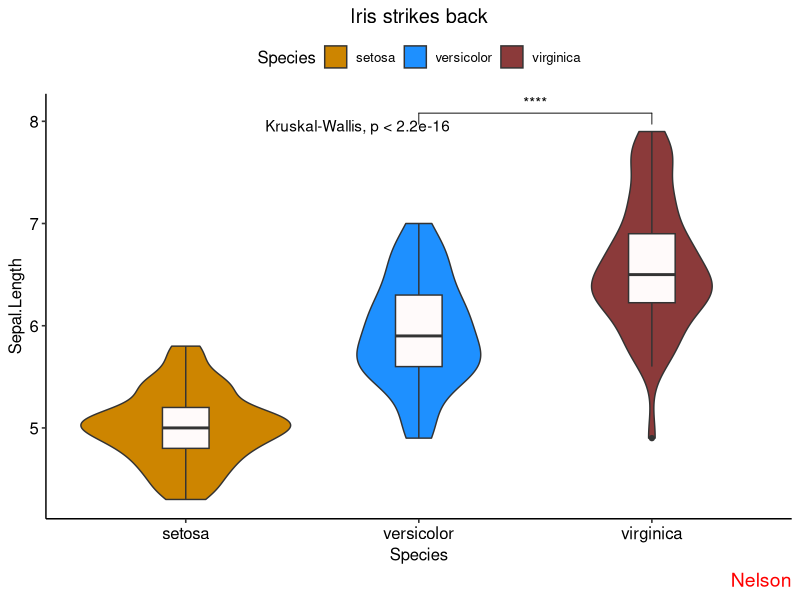

The R source for this figure:
library(tidyverse)
library(ggsignif)
library(ggpubr)
library(ggthemes) 
iris %>% 
  ggplot(aes(Species,Sepal.Length,fill=Species))+
  geom_violin(position = position_identity())+
  geom_boxplot(width=.2,position = position_identity(),fill="snow")+
  stat_compare_means(comparisons = list(c("virginica","versicolor","setosa")),  
                     label="p.signif")+
  stat_compare_means(label.x = 1.5)+
  scale_fill_manual(values = c("orange3","dodgerblue","indianred4"))+
  theme_pubr()+
  ggtitle("Iris strikes back")+labs(caption="Nelson")+
  theme(plot.title = element_text(hjust=0.5),
        plot.caption = element_text(size=14,colour="red"))
 

